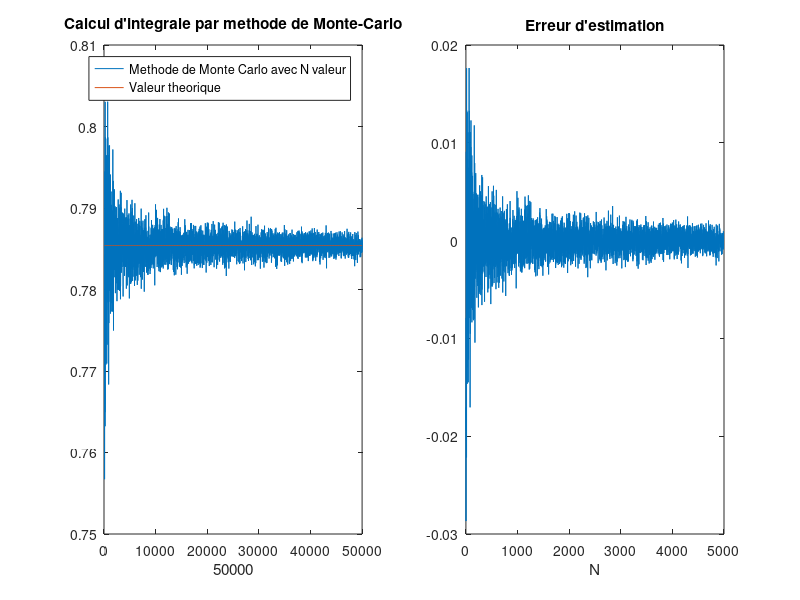

Write MATLAB code to recreate this figure.
close all; clear all; clc;

%% Calcul d'integrale par methode de Monte-Carlo
% N valeur dans [0,1] sont pris aleatoirement.
% Nous calculons leur image par la fonction, puis nous prenons leur moyenne 
% Celle-la nous donne une appriximation de l'integrale

% Valeur theorique pour calculer l'erreur
theorique = atan(1)-atan(0);


i=1;
NI = 1e2:10:5e4;
for N=NI
    x = rand(1,N);
    y = 1./(x.^2+1);
    
    % On stocke les extimation dans un tableau pour voir l'effet de N
    I(i) = sum(y)/N;
    i = i+1;
end

subplot(1,2,1); grid on;
plot(NI,I,NI,theorique*ones(size(NI)));
title('Calcul d''integrale par methode de Monte-Carlo');
legend('Methode de Monte Carlo avec N valeur','Valeur theorique ');
xlabel(N);


subplot(1,2,2);grid on;
erreurEst = I-theorique;
plot(erreurEst);
title('Erreur d''estimation');
xlabel('N');
